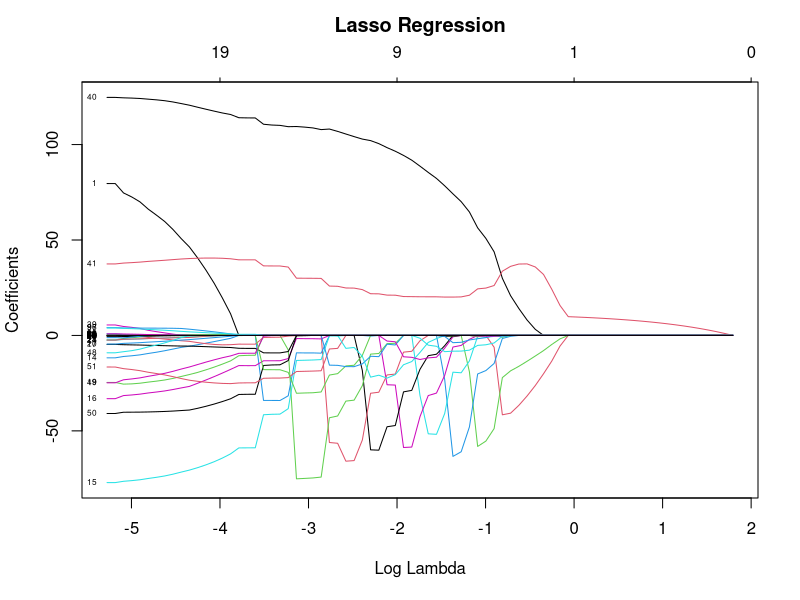
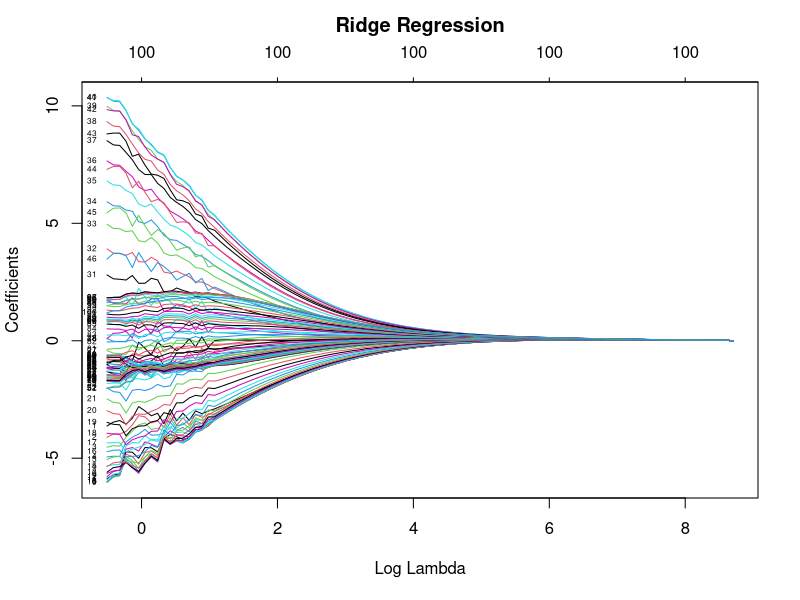
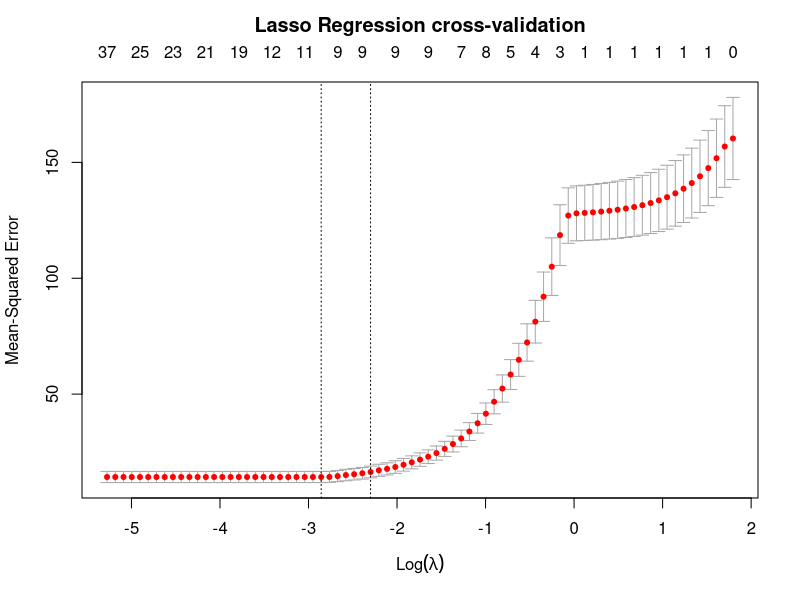
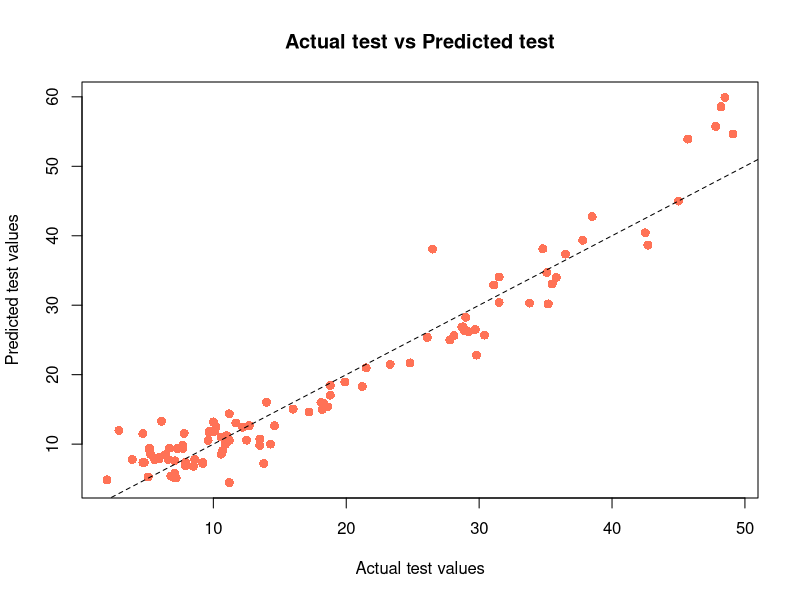

These figures' R source, in order:

library(dplyr)
library(glmnet)

# Load data
dataframe = read.csv("tecator.csv")

# Select data that is to be used
data = dataframe %>%
  select(Fat, Channel1:Channel100)

# Partition into 50% training data and 50% test data
n = dim(data)[1]
set.seed(12345)
id = sample(1:n, floor(n*0.5))
train_df = data[id,]
test_df = data[-id,]


# ---------------- Task 1: Linear regression ---------------- 
# Fit a linear regression to the training data 
model = lm(Fat ~ ., data = train_df)
summary(model)

# Estimate the training and test errors
# Get predictions for training data and calculate MSE
predictions_train = predict(model, train_df)
MSE_train = mean((train_df$Fat - predictions_train)^2) 

# Get predictions for test data and calculate MSE
predictions_test  = predict(model, test_df)
MSE_test = mean((test_df$Fat - predictions_test)^2)

print(paste("traning MSE = ", MSE_train))
print(paste("test MSE = ", MSE_test))


# ---------------- Task 3: Lasso regression ---------------- 
# Prepare training data, remove unnecessary columns
x = as.matrix(train_df %>% select(-Fat)) #features
y = as.matrix(train_df %>% select(Fat)) #target

# Fit a Lasso regression model with alpha = 1
model_lasso = glmnet(x, y, alpha = 1, family = 'gaussian')
model_lasso

# Plot the coefficients for Lasso regression
plot(model_lasso,
     xvar = "lambda", 
     label = TRUE,
     main = "",
     ylab = "Coefficients")

title(main = "Lasso Regression",
      line = 2.5)



# ---------------- Task 4: Ridge regression ---------------- 
# Fit a Ridge regression model with alpha = 0
model_ridge = glmnet(x, y, alpha = 0, family = 'gaussian')
model_ridge

# Plot the coefficients for Ridge regression
plot(model_ridge, 
     xvar = "lambda", 
     label = TRUE, 
     main = "", 
     ylab = "Coefficients")

title(main = "Ridge Regression", 
      line = 2.5)


# ---------------- Task 5: Cross-Validation ---------------- 
# Find optimal lambda with cross-validation. 10 folds by default.
cv_lasso = cv.glmnet(x, y, alpha = 1, family = 'gaussian')
  
# Optimal lambda and number of variables
coef(cv_lasso, s = "lambda.min")
cv_lasso$lambda.min

# Plot the cross-validation for Lasso regression
plot(cv_lasso)

title(main = "Lasso Regression cross-validation", 
      line = 2.5)


# Prepare test data, remove unnecessary columns
x_test = as.matrix(test_df %>% select(-Fat))
y_test = as.matrix(test_df %>% select(Fat))

# Make predictions for minimum lambda value
predicted_test = predict(cv_lasso, newx = x_test, s = "lambda.min", type = "response")

plot(x = as.vector(y_test),
     y = as.vector(predicted_test), 
     xlab = "Actual test values",
     ylab = "Predicted test values",
     xlim = c(min(y_test), max(y_test)),
     ylim = c(min(predicted_test), max(predicted_test)),
     col = "coral1",
     pch = 16,  # filled circles
     cex = 1.2,  # size of dots
     main = "Actual test vs Predicted test")

abline(a = 0, b= 1, col = "black", lty = 2)

